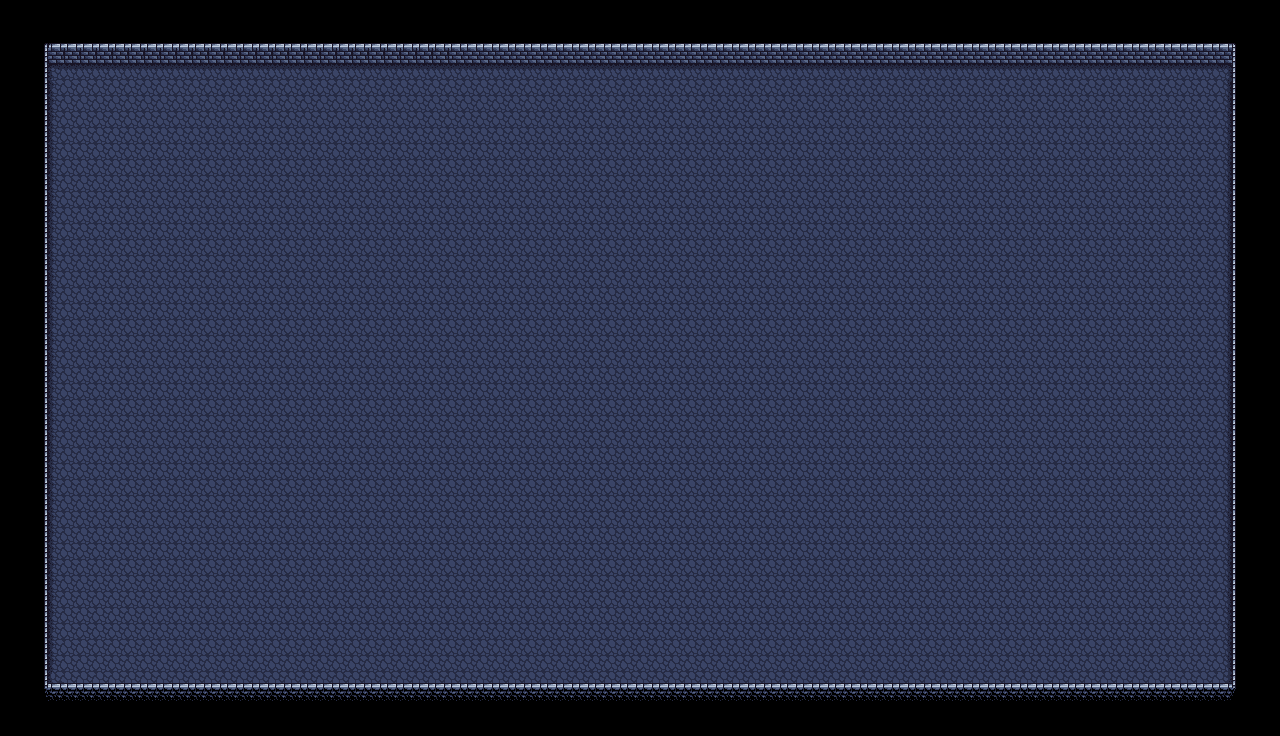

A level layout from a 2D game, rendered from its tile map. Below: a short description, then the map file with tile-grid data replaced by summaries:
An orthogonal 80x46 tile map with 16x16 px tiles, 3 tile layers (Ground, Walls, Walls No Collide).

<map version="1.0" orientation="orthogonal" renderorder="right-down" width="80" height="46" tilewidth="16" tileheight="16" nextobjectid="1">
 <tileset firstgid="1" name="Dungeon Tile Set" tilewidth="16" tileheight="16" tilecount="256" columns="16">
  <image source="Dungeon Tile Set.png" width="256" height="256" />
 </tileset>
 <layer name="Ground" width="80" height="46">
  <data>[3680 cells, 2886 non-empty, 8 distinct tile ids]</data>
 </layer>
 <layer name="Walls" width="80" height="46">
  <data>[3680 cells, 714 non-empty, 15 distinct tile ids]</data>
 </layer>
 <layer name="Walls No Collide" width="80" height="46">
  <data>[3680 cells, 380 non-empty, 14 distinct tile ids]</data>
 </layer>
</map>
